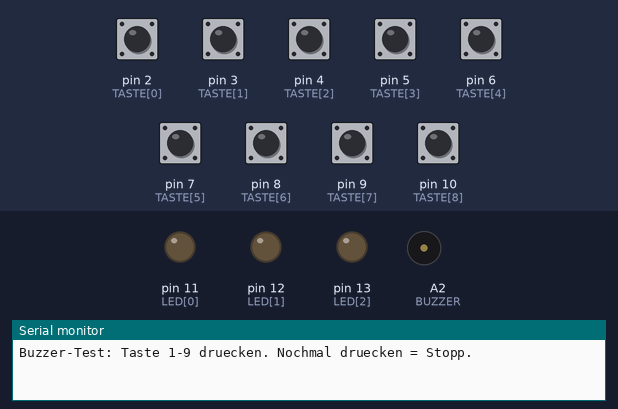
The sketch below on a simulated Arduino Uno, built with avr-gcc and run on an emulated ATmega328P. On the bench: output pins drawn as LEDs (lit = HIGH), buzzer (waves = sounding), the last lines printed to the serial monitor. Dashed ring = blinking. Inputs (shaded band) come from the test bench; at power-on: pin 2 (TASTE[0]), pin 3 (TASTE[1]), pin 4 (TASTE[2]), pin 5 (TASTE[3]), pin 6 (TASTE[4]), pin 7 (TASTE[5]), pin 8 (TASTE[6]), pin 9 (TASTE[7]), pin 10 (TASTE[8]) HIGH.

Above: at 1.6 s.
1.7 s: pin 2 (TASTE[0]) pulled LOW for 0.15 s
At 2.06 s:
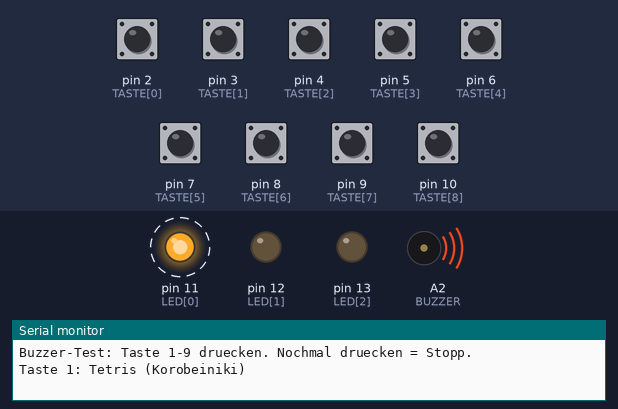
4.7 s: pin 3 (TASTE[1]) pulled LOW for 0.15 s
At 5.4 s:
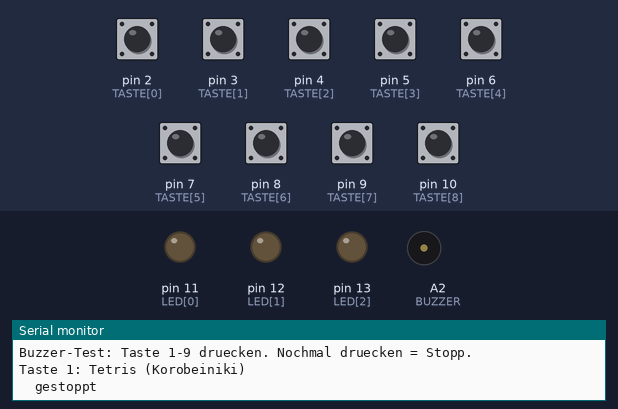
6.3 s: pin 4 (TASTE[2]) pulled LOW for 0.15 s
At 7.86 s:
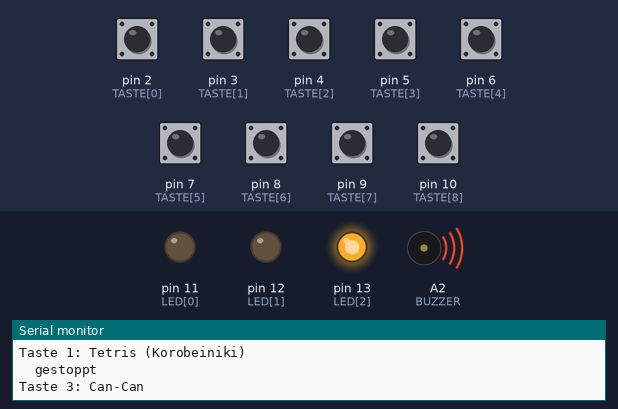
9.4 s: pin 4 (TASTE[2]) pulled LOW for 1 s
At 10.1 s:
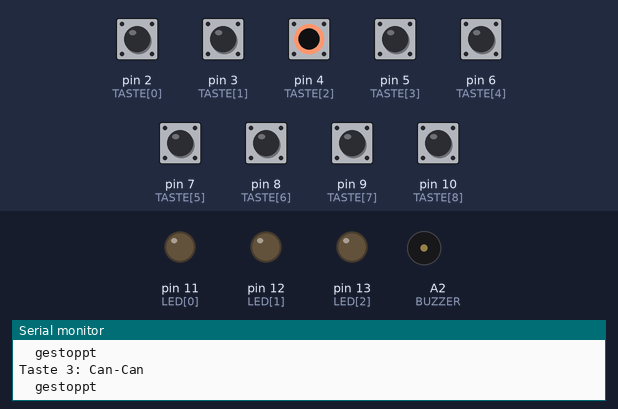
11.9 s: pin 10 (TASTE[8]) pulled LOW for 0.15 s
At 13.4 s:
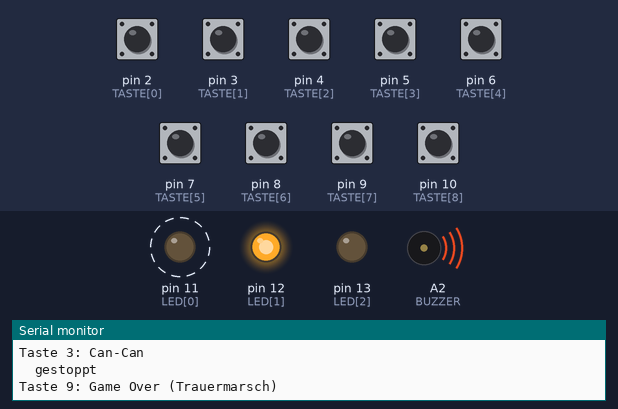
15.0 s: pin 10 (TASTE[8]) pulled LOW for 1 s
At 15.6 s:
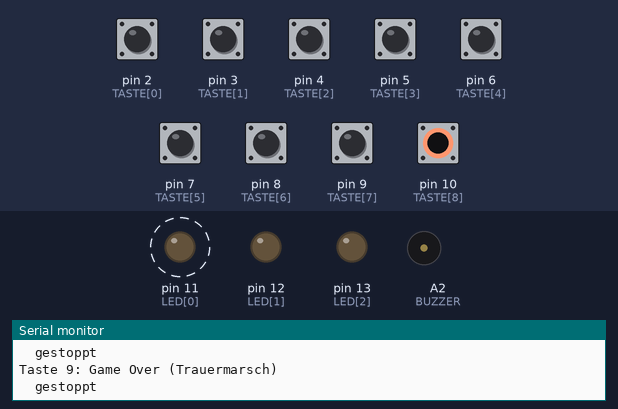
Timing chart, 0 to 18.0 s (numbered marks = the images above; inputs shaded):
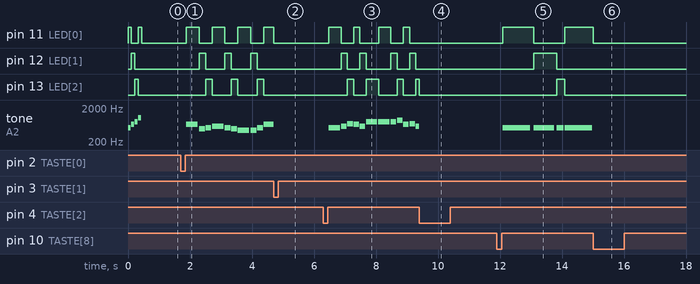

Measured:
- after the input at 1.7 s, pin 11 (LED[0]): alternates HIGH for 0.42 s and LOW for 0.42 s, starting after 0.18 s; pin 12 (LED[1]): alternates HIGH for 0.21 s and LOW for 0.62 s, starting after 0.60 s
- after the input at 4.7 s, pin 12 (LED[1]): stops changing and stays LOW; pin 13 (LED[2]): stays LOW (without the input it goes to HIGH after 0.30 s)
- after the input at 6.3 s, pin 11 (LED[0]): LOW → HIGH after 0.18 s, → LOW 0.40 s later, → HIGH 0.40 s later, → LOW 0.20 s later, … (8 changes in this stretch); pin 12 (LED[1]): LOW → HIGH after 0.58 s, → LOW 0.20 s later, → HIGH 0.40 s later, → LOW 0.20 s later, … (8 changes in this stretch)
- after the input at 9.4 s, pin 11 (LED[0]), pin 12 (LED[1]): stops changing and stays LOW
- after the input at 11.9 s, pin 11 (LED[0]): LOW → HIGH after 0.18 s, → LOW 1.0 s later, → HIGH 1.0 s later; pin 12 (LED[1]): LOW → HIGH after 1.2 s, → LOW 0.75 s later; pin 13 (LED[2]): LOW → HIGH after 1.9 s, → LOW 0.25 s later; tone on A2 (BUZZER): plays 523 Hz for 0.90 s, 523 Hz for 0.68 s, 523 Hz for 0.23 s, 523 Hz for 0.90 s, starting after 0.18 s
- after the input at 15.0 s, pin 12 (LED[1]): stops changing and stays LOW; pin 13 (LED[2]): stays LOW (without the input it goes to HIGH after 0.83 s); tone on A2 (BUZZER): stops changing and stays silent

The sketch:

Buzzer-Test.ino
```cpp
// Buzzer-Test für die Tastenbox: jede Taste spielt ein anderes Lied, die LEDs blinken im Takt mit.
// Taste während eines Lieds drücken = Lied stoppt.
//
// Anschluss:   Buzzer + (langes Bein) → A2      Buzzer − → Minus (GND)
//              Tasten wie im Tastenbox-Programm (anderes Beinchen an Minus), LEDs wie gehabt.
//              Der Regler wird hier nicht benutzt.
//
//                 Pro Micro (Leonardo)                 Nano
//   Tasten 1–9 :  D2 D3 D4 D5 D6 D7 D8 D14 D15         D2 D3 D4 D5 D6 D7 D8 D9 D10
//   LEDs       :  rot D10 · grün D9 · blau D16         rot D11 · grün D12 · blau D13
//   Buzzer     :  A2                                   A2
//
// Passiver Buzzer (unten grüne Platine sichtbar): spielt richtige Töne.
// Aktiver Buzzer (unten schwarz vergossen): piept nur im Rhythmus, Töne klingen alle ähnlich.
// Serial Monitor (115200) zeigt, welches Lied läuft.

#if defined(__AVR_ATmega32U4__)
const uint8_t TASTE[9] = {2, 3, 4, 5, 6, 7, 8, 14, 15};
const uint8_t LED[3] = {10, 9, 16};   // rot, grün, blau
#else
const uint8_t TASTE[9] = {2, 3, 4, 5, 6, 7, 8, 9, 10};
const uint8_t LED[3] = {11, 12, 13};
#endif
const uint8_t BUZZER = A2;

// Noten (Hz). 0 = Pause.
#define PAUSE 0
#define NC4 262
#define NE4 330
#define NGS4 415
#define NA4 440
#define NAS4 466
#define NB4 494
#define NC5 523
#define NCS5 554
#define ND5 587
#define NDS5 622
#define NE5 659
#define NF5 698
#define NFS5 740
#define NG5 784
#define NGS5 831
#define NA5 880
#define NB5 988
#define NC6 1047
#define ND6 1175
#define NE6 1319
#define NG6 1568

// Je Note: Tonhöhe, Länge (4 = Viertel, 8 = Achtel, 2 = Halbe; negativ = punktiert).
// Bekannte Stücke aus Spielen, Filmen und Werbung – alle gemeinfrei (gleiche Liste wie in AluPC).
const int16_t TETRIS[] PROGMEM = {
  NE5, 4, NB4, 8, NC5, 8, ND5, 4, NC5, 8, NB4, 8, NA4, 4, NA4, 8, NC5, 8, NE5, 4, ND5, 8, NC5, 8, NB4, -4, NC5, 8,
  ND5, 4, NE5, 4, NC5, 4, NA4, 4, NA4, 4, PAUSE, 4, PAUSE, 8, ND5, 4, NF5, 8, NA5, 4, NG5, 8, NF5, 8, NE5, -4,
  NC5, 8, NE5, 4, ND5, 8, NC5, 8, NB4, 4, NB4, 8, NC5, 8, ND5, 4, NE5, 4, NC5, 4, NA4, 4, NA4, 4};
const int16_t BERGKOENIG[] PROGMEM = {
  NA4, 8, NB4, 8, NC5, 8, ND5, 8, NE5, 8, NC5, 8, NE5, 4, NDS5, 8, NB4, 8, NDS5, 4, ND5, 8, NAS4, 8, ND5, 4,
  NA4, 8, NB4, 8, NC5, 8, ND5, 8, NE5, 8, NC5, 8, NE5, 8, NA5, 8, NG5, 8, NE5, 8, NC5, 8, NE5, 8, NG5, 2};
const int16_t CANCAN[] PROGMEM = {
  NC5, 4, ND5, 8, NF5, 8, NE5, 8, ND5, 8, NG5, 4, NG5, 4, NG5, 8, NA5, 8, NE5, 8, NF5, 8, ND5, 4, ND5, 4, ND5, 8,
  NF5, 8, NE5, 8, ND5, 8, NC5, 8, NC6, 8, NB5, 8, NA5, 8, NG5, 8, NF5, 8, NE5, 8, ND5, 8, NC5, 2};
const int16_t TURCA[] PROGMEM = {
  NB4, 16, NA4, 16, NGS4, 16, NA4, 16, NC5, 8, PAUSE, 8, ND5, 16, NC5, 16, NB4, 16, NC5, 16, NE5, 8, PAUSE, 8,
  NF5, 16, NE5, 16, NDS5, 16, NE5, 16, NB5, 16, NA5, 16, NGS5, 16, NA5, 16, NB5, 16, NA5, 16, NGS5, 16, NA5, 16,
  NC6, 4, NA5, 8, NC6, 8, NB5, 8, NA5, 8, NG5, 8, NA5, 8, NB5, 8, NA5, 8, NG5, 8, NA5, 8, NG5, 8, NFS5, 8, NE5, 4};
const int16_t TELL[] PROGMEM = {
  NG5, 16, NG5, 16, NG5, 8, NG5, 16, NG5, 16, NG5, 8, NG5, 16, NG5, 16, NC6, 8, ND6, 8, NE6, 8, NG5, 16, NG5, 16,
  NG5, 8, NG5, 16, NG5, 16, NG5, 8, NC6, 16, NE6, 16, ND6, 8, NB5, 8, NG5, 8, NG5, 16, NG5, 16, NG5, 8, NG5, 16,
  NG5, 16, NG5, 8, NG5, 16, NG5, 16, NC6, 8, ND6, 8, NE6, 8, NC6, 8, NE6, 8, NG6, 4, NE6, 8, NC6, 8, ND6, 8,
  NB5, 8, NC6, 4};
const int16_t TOCCATA[] PROGMEM = {
  NA5, 32, NG5, 32, NA5, -4, PAUSE, 8, NG5, 32, NF5, 32, NE5, 32, ND5, 32, NCS5, 8, ND5, 4, PAUSE, 4, NA5, 32,
  NG5, 32, NA5, -4, PAUSE, 8, NE5, 8, NF5, 8, NCS5, 8, ND5, 2};
const int16_t ELISE[] PROGMEM = {
  NE5, 16, NDS5, 16, NE5, 16, NDS5, 16, NE5, 16, NB4, 16, ND5, 16, NC5, 16, NA4, -8, NC4, 16, NE4, 16, NA4, 16,
  NB4, -8, NE4, 16, NGS4, 16, NB4, 16, NC5, -8, NE4, 16, NE5, 16, NDS5, 16, NE5, 16, NDS5, 16, NE5, 16, NB4, 16,
  ND5, 16, NC5, 16, NA4, -8, NC4, 16, NE4, 16, NA4, 16, NB4, -8, NE4, 16, NC5, 16, NB4, 16, NA4, 2};
const int16_t FREUDE[] PROGMEM = {
  NE5, 4, NE5, 4, NF5, 4, NG5, 4, NG5, 4, NF5, 4, NE5, 4, ND5, 4, NC5, 4, NC5, 4, ND5, 4, NE5, 4, NE5, -4, ND5, 8,
  ND5, 2, NE5, 4, NE5, 4, NF5, 4, NG5, 4, NG5, 4, NF5, 4, NE5, 4, ND5, 4, NC5, 4, NC5, 4, ND5, 4, NE5, 4, ND5, -4,
  NC5, 8, NC5, 2};
const int16_t GAMEOVER[] PROGMEM = {
  NC5, 4, NC5, -8, NC5, 16, NC5, 4, NDS5, -8, ND5, 16, ND5, -8, NC5, 16, NC5, -8, NB4, 16, NC5, 2};

struct Lied { const int16_t* noten; uint8_t anzahl; uint16_t tempo; const char* name; };
#define LIED(n, t, name) {n, sizeof(n) / sizeof(n[0]) / 2, t, name}
const Lied LIEDER[9] = {
  LIED(TETRIS, 144, "Tetris (Korobeiniki)"),
  LIED(BERGKOENIG, 140, "In der Halle des Bergkoenigs"),
  LIED(CANCAN, 150, "Can-Can"),
  LIED(TURCA, 120, "Tuerkischer Marsch"),
  LIED(TELL, 150, "Wilhelm Tell"),
  LIED(TOCCATA, 60, "Toccata d-Moll"),
  LIED(ELISE, 80, "Fuer Elise"),
  LIED(FREUDE, 120, "Ode an die Freude"),
  LIED(GAMEOVER, 60, "Game Over (Trauermarsch)"),
};

void jtagAus() {
#if defined(__AVR_ATmega32U4__)
  // A0–NA3 sind beim ATmega32U4 auch JTAG-Pins; ohne Abschalten bleibt A2 bei manchen Nachbauten stumm.
  MCUCR |= (1 << JTD);
  MCUCR |= (1 << JTD);
#endif
}

int8_t gedrueckt() {  // Nummer der gedrückten Taste (0–8) oder -1
  for (uint8_t i = 0; i < 9; i++)
    if (digitalRead(TASTE[i]) == LOW) return i;
  return -1;
}

void warteLos() {  // bis alle Tasten losgelassen sind (+ entprellen)
  while (gedrueckt() >= 0) delay(5);
  delay(30);
}

void leds(uint8_t farbe) {  // 0 = rot, 1 = grün, 2 = blau, 3 = aus
  for (uint8_t i = 0; i < 3; i++) digitalWrite(LED[i], i == farbe ? HIGH : LOW);
}

// Spielt ein Lied. Rückgabe false = abgebrochen (Taste gedrückt).
bool spiele(const Lied& lied) {
  uint32_t ganze = 240000UL / lied.tempo;  // ms für eine ganze Note
  for (uint8_t i = 0; i < lied.anzahl; i++) {
    int16_t ton = pgm_read_word(&lied.noten[2 * i]);
    int16_t teil = pgm_read_word(&lied.noten[2 * i + 1]);
    uint32_t dauer = ganze / abs(teil);
    if (teil < 0) dauer = dauer * 3 / 2;
    if (ton) {
      tone(BUZZER, ton, dauer * 9 / 10);  // 10 % Pause, damit gleiche Töne getrennt klingen
      leds(i % 3);
    } else {
      leds(3);
    }
    uint32_t start = millis();
    while (millis() - start < dauer) {
      if (gedrueckt() >= 0) { noTone(BUZZER); leds(3); return false; }
    }
  }
  noTone(BUZZER);
  leds(3);
  return true;
}

void setup() {
  jtagAus();
  for (uint8_t i = 0; i < 9; i++) pinMode(TASTE[i], INPUT_PULLUP);
  for (uint8_t i = 0; i < 3; i++) pinMode(LED[i], OUTPUT);
  pinMode(BUZZER, OUTPUT);
  Serial.begin(115200);
  // Startsignal: kurzer Dreiklang
  const uint16_t start[4] = {NC5, NE5, NG5, NC6};
  for (uint8_t i = 0; i < 4; i++) { tone(BUZZER, start[i], 90); leds(i % 3); delay(110); }
  leds(3);
  Serial.println(F("Buzzer-Test: Taste 1-9 druecken. Nochmal druecken = Stopp."));
}

void loop() {
  int8_t t = gedrueckt();
  if (t < 0) return;
  warteLos();
  Serial.print(F("Taste "));
  Serial.print(t + 1);
  Serial.print(F(": "));
  Serial.println(LIEDER[t].name);
  if (!spiele(LIEDER[t])) {
    Serial.println(F("  gestoppt"));
    warteLos();
  }
}
```
